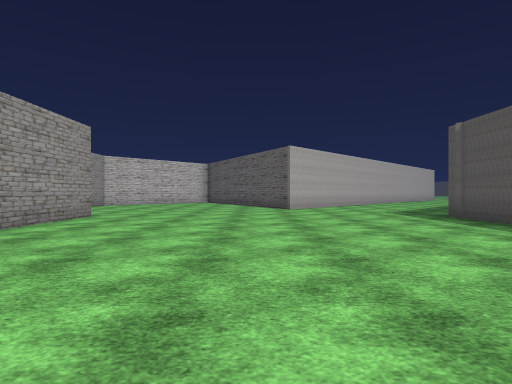
view 1 (above)

24 first-person views from a walk through a Unity game level. The camera is 1.2 m above the floor, looks level and sees 80° across. The floor is counted in squares, 1.8 m on a side. Each view is taken from the middle of a square. On the plan, view 1 faces up. The plan holds only what a view shows up to about 10 squares ahead; the rest is blank. The place goes on beyond the plan. The player is left out. Some surface patterns are stand-ins.

view 2
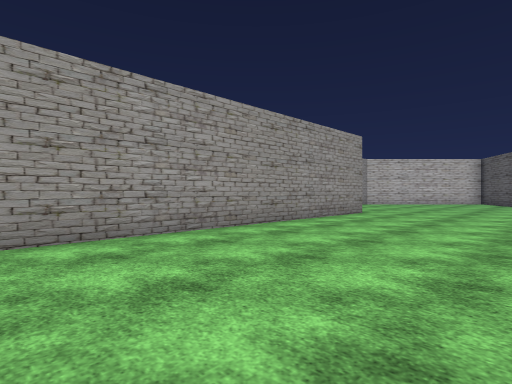

view 3
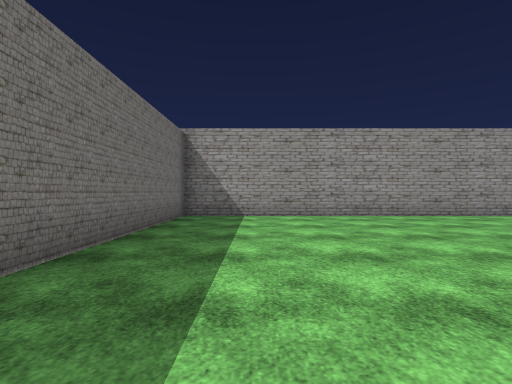

view 4
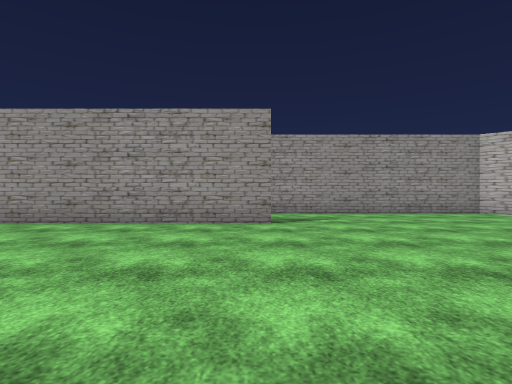

view 5
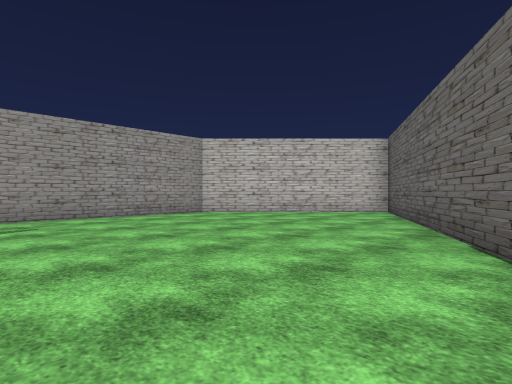

view 6
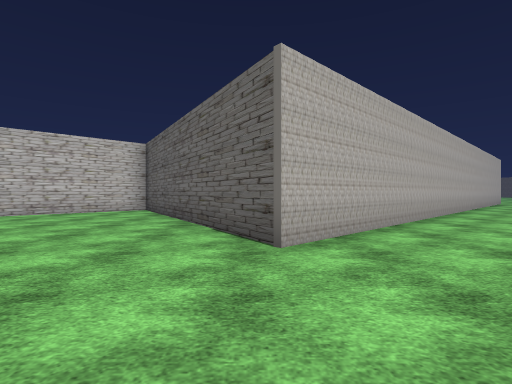

view 7
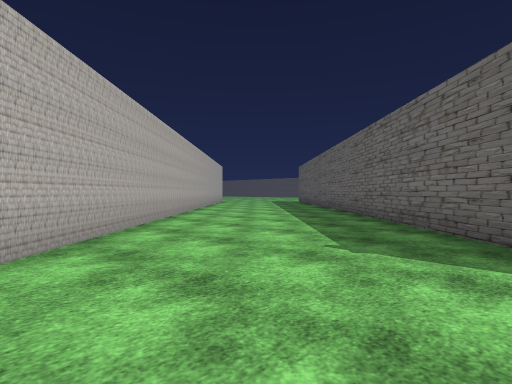

view 8
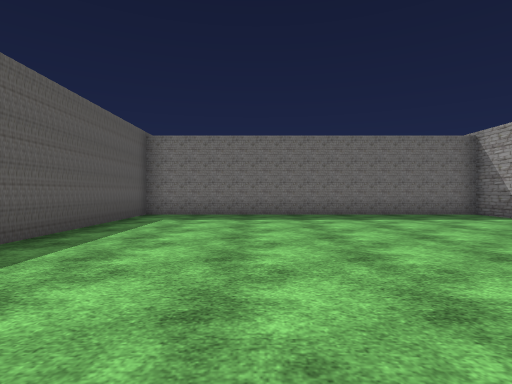

view 9
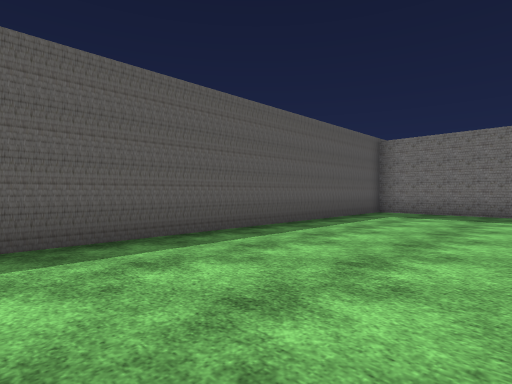

view 10
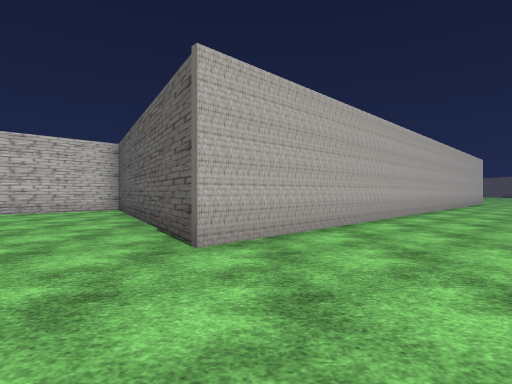

view 11
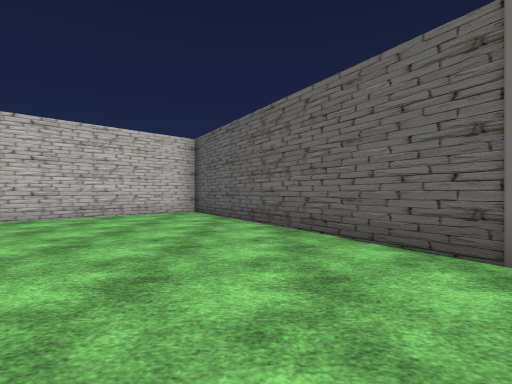

view 12
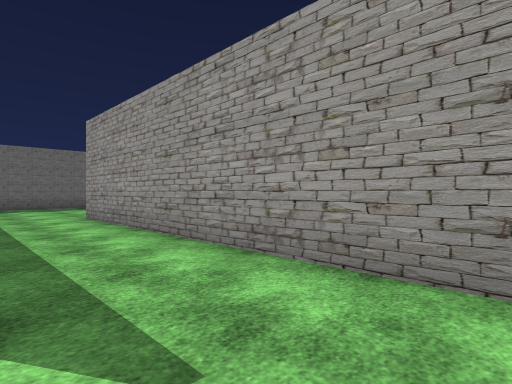

view 13
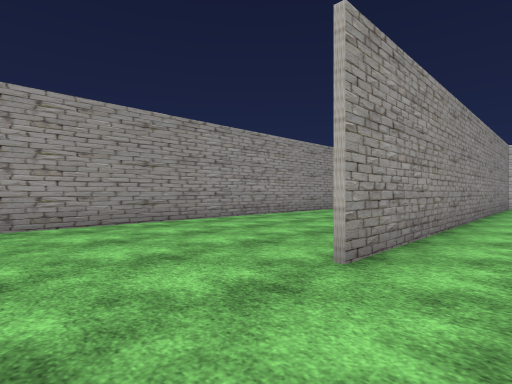

view 14
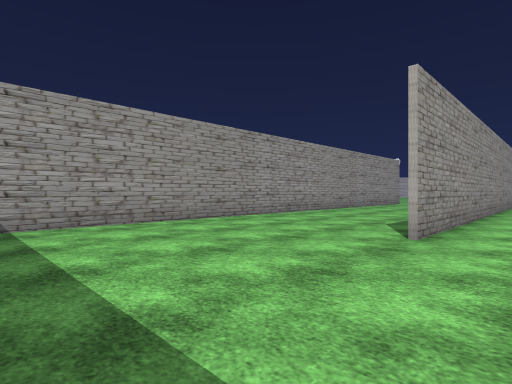

view 15
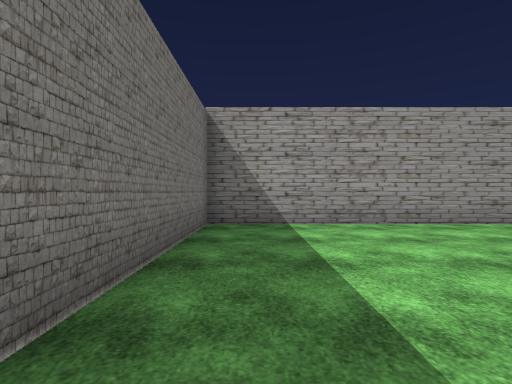

view 16
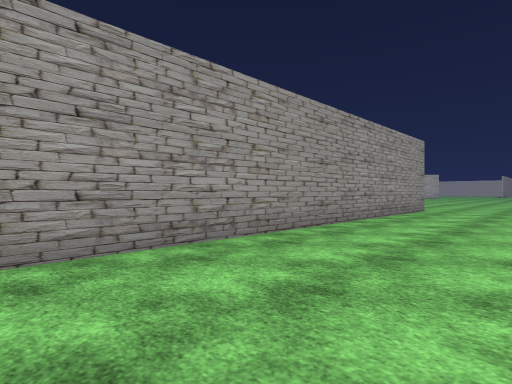

view 17
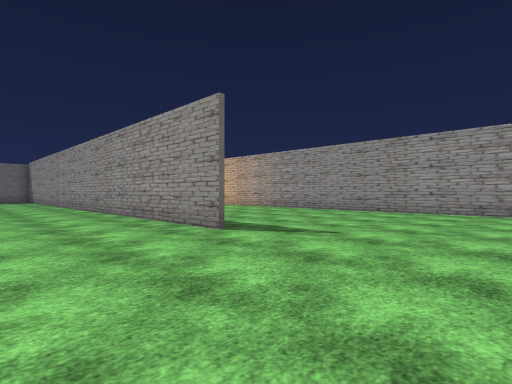

view 18
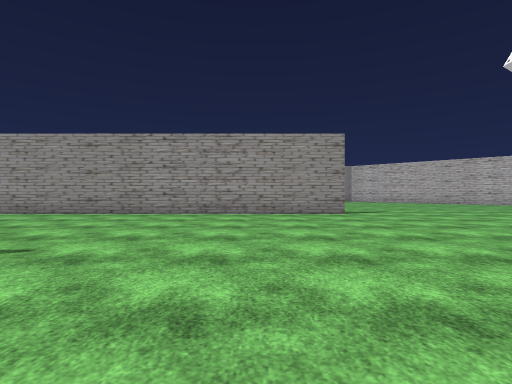

view 19
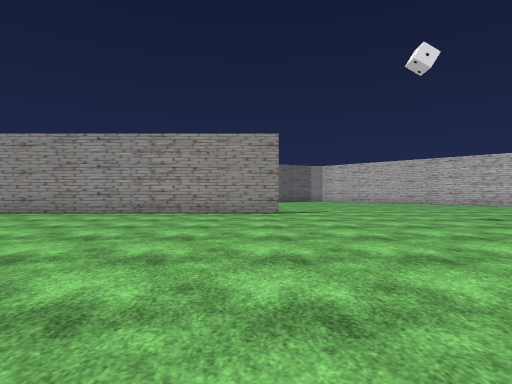

view 20
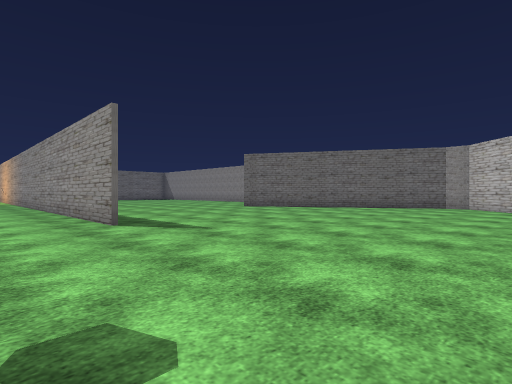

view 21
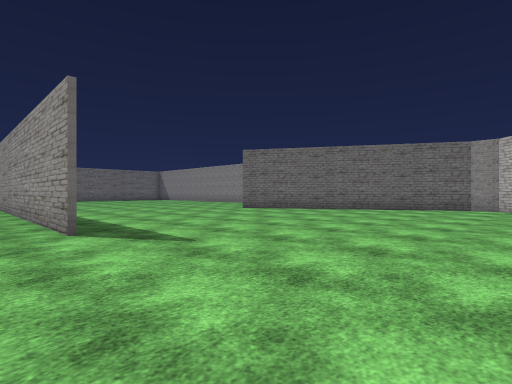

view 22
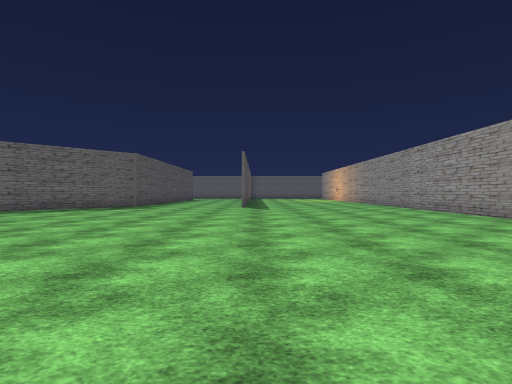

view 23
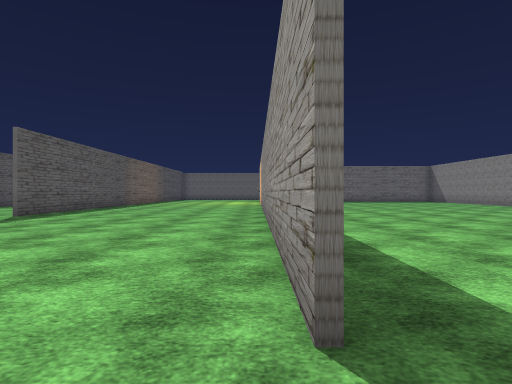

view 24
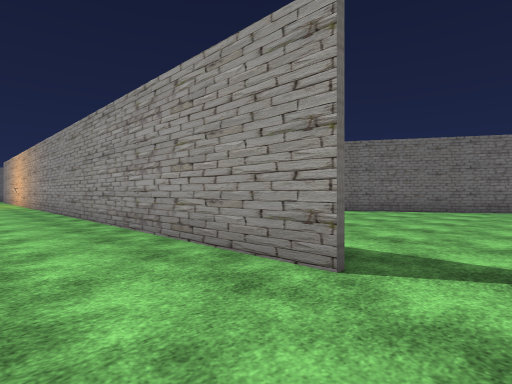

### Floor plan
Points are (right, up) in squares from view 1. A wall is a line through its corners. A room is listed if a view was taken in it or the views show most of it. See-through windows are left out.
Room 1 (views 1, 2, 3, 4, 5, 6, 7, 8, 9, 10, 11, 12)
walls: (-4.5, 8.4) (-4.5, -3) (5.2, -3) (5.2, 8.4); (5.7, 8.4) (8.5, 11.2); (-3.3, 19) (-7.4, 14.9) (-7.4, 2.5); (7.7, 18) (1.3, 11.6) (-2.9, 19)
ways out: opening at (-6.5, 1.5) to room 2
Room 2 (views 13, 14, 15, 16, 17, 18, 19, 20, 21, 22, 23, 24)
walls: (-12.5, 14) (-12.5, 15.8); (-12.4, 15.8) (-12.4, -3) (-7.1, -3); (-19.3, 22.8) (-19.3, 12.1); (-29.3, 23) (-28.1, 20.9); (-29.5, 27.9) (-30.8, 26.7)
ways out: opening at (-6.5, 1.5) to room 1

Positions as (right, up) in squares from view 1, and headings:
1: (0, 0), facing up
2: (0, -1), facing up-left
3: (4, -1), facing left
4: (2, 8), facing left
5: (1, 9), facing up-left
6: (1, 8), facing up
7: (1, 8), facing up-right
8: (2, 6), facing down
9: (1, 7), facing down-right
10: (2, 8), facing up
11: (-1, 9), facing up
12: (-5, 11), facing down-left
13: (-6, 0), facing up-left
14: (-6, -2), facing up-left
15: (-6, -2), facing left
16: (-9, 4), facing up-left
17: (-9, 20), facing down-left
18: (-10, 20), facing left
19: (-10, 22), facing left
20: (-17, 29), facing down-left
21: (-18, 28), facing down-left
22: (-13, 29), facing down
23: (-19, 24), facing down
24: (-17, 24), facing down-left
